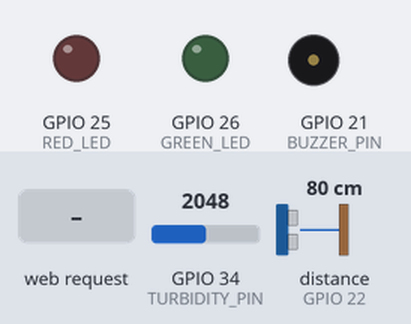
A sketch run on a simulated ESP32. Shown: output pins drawn as LEDs (lit = HIGH), buzzer (waves = sounding, pin HIGH). Inputs (shaded band) come from the test bench; at power-on: GPIO 34 (TURBIDITY_PIN) = 2048, distance to the obstacle (sensor on GPIO 22) 80 cm (analog values on the 0–4095 scale). The echo pulse lasts 58.3 µs per cm; WiFi joins after 1.5 s; servers stay silent unless stated; web services answer with replies made up by the test bench; pins used as bus, display or sensor lines are not drawn; what the sketch prints to the serial monitor is not drawn.

Above: at 2.9 s.
3.0 s: HTTP request GET /data received
At 3.4 s:
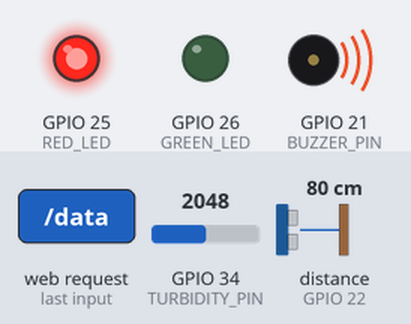
Timing chart, 0 to 6.0 s (numbered marks = the images above; inputs shaded):
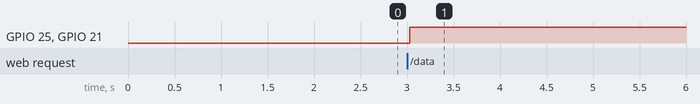

The sketch:

FinalCodeWithSendingMsg.ino
```cpp
/*
FINAL WATER QUALITY MONITORING SYSTEM
ESP32 + WEB DASHBOARD + TELEGRAM ALERT
NO BLYNK
*/

#include <WiFi.h>
#include <WebServer.h>
#include <HTTPClient.h>

// ================= WIFI =================
const char* wifi_ssid = "Shamem";
const char* wifi_password = "shamem2108018";

// ================= TELEGRAM =================
const char* telegramBotToken = "8032052330:AAHNLgKMRUbbh8idDRv2mUWnnG9o4dkLhYs";
const char* telegramChatID = "5747871936";
const char* telegramAPI = "https://api.telegram.org/bot";

WebServer server(80);

// ================= PIN DEFINITIONS =================
#define TURBIDITY_PIN 34
#define TDS_PIN       33
#define TRIG_PIN      23
#define ECHO_PIN      22

#define RED_LED    25
#define GREEN_LED  26
#define BUZZER_PIN 21

// ================= CONSTANTS =================
#define VREF 3.3
#define ADC_RESOLUTION 4095
#define SAMPLE_COUNT 30
#define TIMEOUT_MICROS 30000
#define MAX_DISTANCE 400

// ================= GLOBAL VARIABLES =================
float turbidityVoltage = 0;
float turbidityNTU = 0;

float tdsVoltage = 0;
float tdsValue = 0;

float waterLevel = 0;
float ultrasonicVoltage = 0;

bool systemAlert = false;

int tdsBuffer[SAMPLE_COUNT];
int tdsIndex = 0;

// ================= HTML PAGE =================
const char* htmlPage = R"rawliteral(
<!DOCTYPE html>
<html>
<head>
    <title>Water Quality Monitoring System</title>
    <meta name="viewport" content="width=device-width, initial-scale=1">
    <style>
        * {
            box-sizing: border-box;
            margin: 0;
            padding: 0;
        }

        body {
            font-family: 'Segoe UI', Tahoma, Geneva, Verdana, sans-serif;
            background: linear-gradient(135deg, #667eea 0%, #764ba2 100%);
            min-height: 100vh;
            padding: 20px;
        }

        .container {
            max-width: 1200px;
            margin: 0 auto;
            background: rgba(255, 255, 255, 0.95);
            border-radius: 20px;
            padding: 30px;
            box-shadow: 0 15px 35px rgba(0, 0, 0, 0.2);
        }

        header {
            text-align: center;
            margin-bottom: 30px;
        }

        h1 {
            color: #2c3e50;
            font-size: 2.5em;
            margin-bottom: 10px;
        }

        .subtitle {
            color: #7f8c8d;
            font-size: 1.1em;
        }

        .status-container {
            display: flex;
            justify-content: center;
            margin-bottom: 30px;
        }

        .status-box {
            padding: 20px 40px;
            border-radius: 15px;
            font-size: 1.2em;
            font-weight: bold;
            text-align: center;
            display: flex;
            align-items: center;
            gap: 10px;
        }

        .status-normal {
            background: linear-gradient(135deg, #43e97b 0%, #38f9d7 100%);
            color: #ffffff;
            box-shadow: 0 5px 15px rgba(67, 233, 123, 0.3);
        }

        .status-alert {
            background: linear-gradient(135deg, #ff6b6b 0%, #ee5a52 100%);
            color: #ffffff;
            box-shadow: 0 5px 15px rgba(255, 107, 107, 0.3);
            animation: pulse 2s infinite;
        }

        @keyframes pulse {
            0% { transform: scale(1); }
            50% { transform: scale(1.02); }
            100% { transform: scale(1); }
        }

        .sensors-grid {
            display: grid;
            grid-template-columns: repeat(auto-fit, minmax(300px, 1fr));
            gap: 25px;
            margin-bottom: 30px;
        }

        .sensor-card {
            background: white;
            border-radius: 15px;
            padding: 25px;
            box-shadow: 0 8px 25px rgba(0, 0, 0, 0.1);
            transition: transform 0.3s ease, box-shadow 0.3s ease;
            border-left: 5px solid #667eea;
        }

        .sensor-card:hover {
            transform: translateY(-5px);
            box-shadow: 0 12px 30px rgba(0, 0, 0, 0.15);
        }

        .sensor-header {
            display: flex;
            align-items: center;
            gap: 15px;
            margin-bottom: 20px;
        }

        .sensor-icon {
            font-size: 2em;
            color: #667eea;
        }

        .sensor-title {
            font-size: 1.3em;
            color: #2c3e50;
            font-weight: 600;
        }

        .sensor-value {
            font-size: 2.5em;
            font-weight: bold;
            color: #2c3e50;
            margin-bottom: 10px;
            text-align: center;
        }

        .sensor-unit {
            color: #7f8c8d;
            font-size: 1.1em;
            text-align: center;
        }

        .sensor-details {
            margin-top: 15px;
            padding-top: 15px;
            border-top: 1px solid #eee;
            color: #666;
            font-size: 0.9em;
        }

        .footer {
            text-align: center;
            margin-top: 40px;
            padding-top: 20px;
            border-top: 1px solid #eee;
            color: #7f8c8d;
            font-size: 0.9em;
        }

        .data-time {
            background: #f8f9fa;
            padding: 10px 20px;
            border-radius: 10px;
            display: inline-block;
            margin-top: 10px;
            color: #667eea;
            font-weight: bold;
        }

        @media (max-width: 768px) {
            .container {
                padding: 20px;
            }

            .sensors-grid {
                grid-template-columns: 1fr;
            }

            .sensor-card {
                padding: 20px;
            }
        }
    </style>
</head>
<body>
    <div class="container">
        <header>
            <h1>🌊 Water Quality Monitoring System</h1>
            <p class="subtitle">Real-time monitoring of water quality parameters</p>
        </header>

        <div class="status-container">
            <div id="statusBox" class="status-box status-normal">
                <span id="statusIcon">✅</span>
                <span id="statusText">System Normal</span>
            </div>
        </div>

        <div class="sensors-grid">
            <div class="sensor-card">
                <div class="sensor-header">
                    <div class="sensor-icon">💧</div>
                    <div class="sensor-title">Turbidity</div>
                </div>
                <div class="sensor-value" id="ntu">0.00</div>
                <div class="sensor-unit">NTU</div>
                <div class="sensor-details">
                    Voltage: <span id="tv">0.000</span> V
                </div>
            </div>

            <div class="sensor-card">
                <div class="sensor-header">
                    <div class="sensor-icon">📊</div>
                    <div class="sensor-title">TDS Value</div>
                </div>
                <div class="sensor-value" id="tds">0</div>
                <div class="sensor-unit">ppm</div>
                <div class="sensor-details">
                    Voltage: <span id="tdsv">0.000</span> V
                </div>
            </div>

            <div class="sensor-card">
                <div class="sensor-header">
                    <div class="sensor-icon">📏</div>
                    <div class="sensor-title">Water Level</div>
                </div>
                <div class="sensor-value" id="wl">0.0</div>
                <div class="sensor-unit">cm</div>
                <div class="sensor-details">
                    Ultrasonic Voltage: <span id="uv">0.000</span> V
                </div>
            </div>
        </div>

        <div class="footer">
            <p>ESP32 Water Quality Monitoring System | Real-time Data</p>
            <div class="data-time">
                Last Updated: <span id="lastUpdate">--:--:--</span>
            </div>
        </div>
    </div>

    <script>
        function updateData() {
            fetch("/data")
                .then(response => response.json())
                .then(data => {
                    // Update sensor values
                    document.getElementById("ntu").textContent = data.turbidity.toFixed(2);
                    document.getElementById("tv").textContent = data.turbidity_voltage.toFixed(3);
                    document.getElementById("tds").textContent = Math.round(data.tds);
                    document.getElementById("tdsv").textContent = data.tds_voltage.toFixed(3);
                    document.getElementById("wl").textContent = data.water_level.toFixed(1);
                    document.getElementById("uv").textContent = data.ultrasonic_voltage.toFixed(3);

                    // Update status
                    const statusBox = document.getElementById("statusBox");
                    const statusIcon = document.getElementById("statusIcon");
                    const statusText = document.getElementById("statusText");

                    if (data.system_alert) {
                        statusBox.className = "status-box status-alert";
                        statusIcon.textContent = "🚨";
                        statusText.textContent = "SYSTEM ALERT - Check Parameters";
                    } else {
                        statusBox.className = "status-box status-normal";
                        statusIcon.textContent = "✅";
                        statusText.textContent = "System Normal - All Parameters OK";
                    }

                    // Update timestamp
                    const now = new Date();
                    const timeString = now.toLocaleTimeString();
                    document.getElementById("lastUpdate").textContent = timeString;
                })
                .catch(error => {
                    console.error('Error fetching data:', error);
                });
        }

        // Update data every 2 seconds
        setInterval(updateData, 2000);

        // Initial update
        document.addEventListener('DOMContentLoaded', updateData);
    </script>
</body>
</html>
)rawliteral";

// ================= TELEGRAM FUNCTIONS =================
String urlEncode(String s) {
  String r="";
  for (char c : s) {
    if (isalnum(c)) r+=c;
    else if (c==' ') r+='+';
    else { r+='%'; r+=String(c,HEX); }
  }
  return r;
}

void sendTelegram(String msg){
  if(WiFi.status()!=WL_CONNECTED) return;
  HTTPClient http;
  String url=String(telegramAPI)+telegramBotToken+
  "/sendMessage?chat_id="+telegramChatID+"&text="+urlEncode(msg);
  http.begin(url);
  http.GET();
  http.end();
}

// ================= MEDIAN FILTER (FIXED) =================
int median(int a[], int n) {
  int b[n];
  for(int i=0;i<n;i++) b[i]=a[i];

  for(int i=0;i<n-1;i++){
    for(int j=i+1;j<n;j++){
      if(b[i]>b[j]){
        int temp=b[i];
        b[i]=b[j];
        b[j]=temp;
      }
    }
  }
  return b[n/2];
}

// ================= SENSOR FUNCTIONS =================
float measureTurbidity(){
  long sum = 0;
  for(int i = 0; i < 10; i++){
    sum += analogRead(TURBIDITY_PIN);
    delay(2);
  }

  turbidityVoltage = (sum / 10.0) * (VREF / ADC_RESOLUTION);

  if(turbidityVoltage > 2.16){
    turbidityNTU = 10;
  } else {
    turbidityNTU = 10 + (2.16 - turbidityVoltage) / 0.001;
  }

  if(turbidityNTU < 10) turbidityNTU = 10;   // safety lower limit
  return turbidityNTU;
}


float measureTDS(){
  tdsBuffer[tdsIndex++]=analogRead(TDS_PIN);
  if(tdsIndex>=SAMPLE_COUNT) tdsIndex=0;

  int m=median(tdsBuffer,SAMPLE_COUNT);
  tdsVoltage=m*(VREF/ADC_RESOLUTION);
  tdsValue=300*(tdsVoltage/2.5);
  return tdsValue;
}

float measureWaterLevel(){
  digitalWrite(TRIG_PIN,LOW); delayMicroseconds(2);
  digitalWrite(TRIG_PIN,HIGH); delayMicroseconds(10);
  digitalWrite(TRIG_PIN,LOW);

  long d=pulseIn(ECHO_PIN,HIGH,TIMEOUT_MICROS);
  ultrasonicVoltage=(d/(float)TIMEOUT_MICROS)*3.3;
  if(ultrasonicVoltage>3.3) ultrasonicVoltage=3.3;

  if(d==0) return 0;
  float cm=(d/2.0)/29.1;
  if(cm<1||cm>MAX_DISTANCE) return 0;
  return cm;
}

// ================= ALERT LOGIC =================
void checkAlert(){
  bool turbAlert = turbidityVoltage < 2.10;
  bool levelAlert = waterLevel > 10;

  if(turbAlert || levelAlert){
    digitalWrite(RED_LED,HIGH);
    digitalWrite(GREEN_LED,LOW);
    digitalWrite(BUZZER_PIN,HIGH);

    String msg = "🚨 WATER ALERT\n\n";

    // ---------- TURBIDITY ALERT MESSAGES ----------
    if(turbidityVoltage < 2.10 && turbidityVoltage > 2.00){
      msg += "⚠️ Water is slightly dirty.\n"
             "Check the water and take steps.\n\n";
    }
    else if(turbidityVoltage <= 2.00 && turbidityVoltage > 1.50){
      msg += "⚠️ Water is polluted.\n"
             "Students are suffering from bathing and freshness issues.\n"
             "Take steps to clean it.\n"
             "You can ON the motor to fill the tank.\n\n";
    }
    else if(turbidityVoltage <= 1.50){
      msg += "🚨 Water is too dirty.\n"
             "Take steps to clean it.\n"
             "Otherwise students will get sick due to water pollution.\n"
             "EMERGENCY CASE!\n"
             "ON the motor RIGHT NOW.\n\n";
    }

    // ---------- WATER LEVEL ALERT MESSAGES ----------
    if(waterLevel > 10 && waterLevel <= 13){
      msg += "⚠️ Water level is slightly low.\n"
             "You should ON the motor of Block A.\n\n";
    }
    else if(waterLevel > 13 && waterLevel <= 16){
      msg += "🚨 Water level is very low.\n"
             "ON the motor of Block A RIGHT NOW.\n\n";
    }
    else if(waterLevel > 16){
      msg += "🚨 EMERGENCY CASE!\n"
             "Water level is too low.\n"
             "Water may be polluted and students are suffering from lack of water.\n"
             "ON the motor IMMEDIATELY.\n\n";
    }

    sendTelegram(msg);
    systemAlert = true;
  }
  else{
    digitalWrite(RED_LED,LOW);
    digitalWrite(GREEN_LED,HIGH);
    digitalWrite(BUZZER_PIN,LOW);
    systemAlert = false;
  }
}


// ================= SERIAL MONITOR OUTPUT =================
void printToSerialMonitor() {
  Serial.println("==========================================");
  Serial.println("        WATER QUALITY MONITORING         ");
  Serial.println("==========================================");
  Serial.println("TURBIDITY SENSOR:");
  Serial.printf("  Voltage: %.3f V\n", turbidityVoltage);
  Serial.printf("  NTU: %.2f\n", turbidityNTU);
  Serial.println();

  Serial.println("TDS SENSOR:");
  Serial.printf("  Voltage: %.3f V\n", tdsVoltage);
  Serial.printf("  TDS: %.0f ppm\n", tdsValue);
  Serial.println();

  Serial.println("ULTRASONIC SENSOR:");
  Serial.printf("  Distance: %.1f cm\n", waterLevel);
  Serial.printf("  Voltage: %.3f V\n", ultrasonicVoltage);
  Serial.println();

  Serial.println("SYSTEM STATUS:");
  Serial.printf("  Alert Status: %s\n", systemAlert ? "ALERT 🚨" : "NORMAL ✅");
  Serial.printf("  WiFi Status: %s\n", WiFi.status() == WL_CONNECTED ? "Connected" : "Disconnected");
  Serial.printf("  IP Address: %s\n", WiFi.localIP().toString().c_str());
  Serial.println("==========================================");
  Serial.println();
}

// ================= SETUP =================
void setup(){
  Serial.begin(115200);
  Serial.println();
  Serial.println("Initializing Water Quality Monitoring System...");
  Serial.println("==========================================");

  pinMode(TRIG_PIN,OUTPUT);
  pinMode(ECHO_PIN,INPUT);
  pinMode(RED_LED,OUTPUT);
  pinMode(GREEN_LED,OUTPUT);
  pinMode(BUZZER_PIN,OUTPUT);

  analogReadResolution(12);
  analogSetPinAttenuation(TURBIDITY_PIN,ADC_11db);
  analogSetPinAttenuation(TDS_PIN,ADC_11db);

  Serial.print("Connecting to WiFi: ");
  Serial.println(wifi_ssid);
  WiFi.begin(wifi_ssid,wifi_password);

  int attempts = 0;
  while(WiFi.status()!=WL_CONNECTED && attempts < 20){
    delay(500);
    Serial.print(".");
    attempts++;
  }
  Serial.println();

  if(WiFi.status()==WL_CONNECTED){
    Serial.println("WiFi Connected!");
    Serial.print("IP Address: ");
    Serial.println(WiFi.localIP());
  } else {
    Serial.println("Failed to connect to WiFi!");
  }

  server.on("/",[](){
    server.send(200,"text/html",htmlPage);
  });

  server.on("/data",[](){
    // Measure all sensors
    turbidityNTU = measureTurbidity();
    tdsValue = measureTDS();
    waterLevel = measureWaterLevel();
    checkAlert();

    // Print to serial monitor
    static unsigned long lastPrint = 0;
    if(millis() - lastPrint > 2000) { // Print every 2 seconds
      printToSerialMonitor();
      lastPrint = millis();
    }

    // Prepare JSON response for web
    String json="{";
    json+="\"turbidity\":"+String(turbidityNTU,2)+",";
    json+="\"turbidity_voltage\":"+String(turbidityVoltage,3)+",";
    json+="\"water_level\":"+String(waterLevel,1)+",";
    json+="\"ultrasonic_voltage\":"+String(ultrasonicVoltage,3)+",";
    json+="\"tds\":"+String(tdsValue,0)+",";
    json+="\"tds_voltage\":"+String(tdsVoltage,3)+",";
    json+="\"system_alert\":"+(systemAlert?String("true"):String("false"));
    json+="}";
    server.send(200,"application/json",json);
  });

  server.begin();
  Serial.println("HTTP server started");

  sendTelegram("✅ Water Quality Monitor Started");
  Serial.println("Initialization complete!");
  Serial.println("==========================================");
}

// ================= LOOP =================
void loop(){
  server.handleClient();
  delay(10);
}
```

Measured:
- after the input at 3.0 s, GPIO 25 (RED_LED), GPIO 21 (BUZZER_PIN): LOW → HIGH at once
